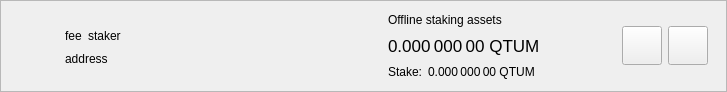
<?xml version="1.0" encoding="UTF-8"?>
<ui version="4.0">
 <class>DelegationItemWidget</class>
 <widget class="QWidget" name="DelegationItemWidget">
  <property name="geometry">
   <rect>
    <x>0</x>
    <y>0</y>
    <width>727</width>
    <height>92</height>
   </rect>
  </property>
  <property name="sizePolicy">
   <sizepolicy hsizetype="Preferred" vsizetype="Maximum">
    <horstretch>0</horstretch>
    <verstretch>0</verstretch>
   </sizepolicy>
  </property>
  <property name="windowTitle">
   <string>Form</string>
  </property>
  <layout class="QVBoxLayout" name="verticalLayout_2">
   <property name="spacing">
    <number>0</number>
   </property>
   <property name="leftMargin">
    <number>0</number>
   </property>
   <property name="topMargin">
    <number>0</number>
   </property>
   <property name="rightMargin">
    <number>0</number>
   </property>
   <property name="bottomMargin">
    <number>0</number>
   </property>
   <item>
    <widget class="QFrame" name="delegationItemFrame">
     <property name="frameShape">
      <enum>QFrame::StyledPanel</enum>
     </property>
     <property name="frameShadow">
      <enum>QFrame::Raised</enum>
     </property>
     <layout class="QHBoxLayout" name="horizontalLayout">
      <property name="topMargin">
       <number>0</number>
      </property>
      <property name="bottomMargin">
       <number>0</number>
      </property>
      <item>
       <widget class="QLabel" name="delegationLogo">
        <property name="sizePolicy">
         <sizepolicy hsizetype="Fixed" vsizetype="Fixed">
          <horstretch>0</horstretch>
          <verstretch>0</verstretch>
         </sizepolicy>
        </property>
        <property name="minimumSize">
         <size>
          <width>40</width>
          <height>40</height>
         </size>
        </property>
        <property name="alignment">
         <set>Qt::AlignCenter</set>
        </property>
       </widget>
      </item>
      <item>
       <widget class="QStackedWidget" name="stackedWidget">
        <property name="currentIndex">
         <number>0</number>
        </property>
        <widget class="QWidget" name="page">
         <layout class="QHBoxLayout" name="horizontalLayout_4">
          <item>
           <layout class="QHBoxLayout" name="horizontalLayout_3">
            <item>
             <layout class="QVBoxLayout" name="verticalLayout">
              <property name="rightMargin">
               <number>15</number>
              </property>
              <item>
               <spacer name="verticalSpacer_2">
                <property name="orientation">
                 <enum>Qt::Vertical</enum>
                </property>
                <property name="sizeHint" stdset="0">
                 <size>
                  <width>20</width>
                  <height>0</height>
                 </size>
                </property>
               </spacer>
              </item>
              <item alignment="Qt::AlignLeft">
               <widget class="QWidget" name="widgetDelegation" native="true">
                <property name="minimumSize">
                 <size>
                  <width>280</width>
                  <height>0</height>
                 </size>
                </property>
                <layout class="QHBoxLayout" name="horizontalLayout_2" stretch="0,0,1">
                 <property name="leftMargin">
                  <number>0</number>
                 </property>
                 <property name="topMargin">
                  <number>0</number>
                 </property>
                 <property name="rightMargin">
                  <number>0</number>
                 </property>
                 <property name="bottomMargin">
                  <number>0</number>
                 </property>
                 <item alignment="Qt::AlignLeft">
         	  <widget class="QLabel" name="labelFee">
	           <property name="styleSheet">
                    <string notr="true">background: transparent; color: black</string>
                   </property>
                   <property name="text">
                    <string>fee</string>
                   </property>
                   <property name="textInteractionFlags">
                    <set>Qt::LinksAccessibleByMouse|Qt::TextSelectableByMouse</set>
                   </property>
                  </widget>
                 </item>
                 <item alignment="Qt::AlignLeft">
		  <widget class="QLabel" name="labelStaker">
		   <property name="styleSheet">
                    <string notr="true">background: transparent; color: black</string>
                   </property>
                   <property name="text">
                    <string>staker</string>
                   </property>
                   <property name="textInteractionFlags">
                    <set>Qt::LinksAccessibleByMouse|Qt::TextSelectableByMouse</set>
                   </property>
                  </widget>
                 </item>
                 <item>
                  <spacer name="horizontalSpacer">
                   <property name="orientation">
                    <enum>Qt::Horizontal</enum>
                   </property>
                   <property name="sizeType">
                    <enum>QSizePolicy::Minimum</enum>
                   </property>
                   <property name="sizeHint" stdset="0">
                    <size>
                     <width>0</width>
                     <height>20</height>
                    </size>
                   </property>
                  </spacer>
                 </item>
                </layout>
               </widget>
              </item>
              <item alignment="Qt::AlignLeft">
	       <widget class="QLabel" name="labelAddress">
                <property name="styleSheet">
                 <string notr="true">background: transparent; color: black</string>
                </property>
                <property name="text">
                 <string>address</string>
                </property>
                <property name="textInteractionFlags">
                 <set>Qt::LinksAccessibleByMouse|Qt::TextSelectableByMouse</set>
                </property>
               </widget>
              </item>
              <item>
               <spacer name="verticalSpacer">
                <property name="orientation">
                 <enum>Qt::Vertical</enum>
                </property>
                <property name="sizeHint" stdset="0">
                 <size>
                  <width>20</width>
                  <height>0</height>
                 </size>
                </property>
               </spacer>
              </item>
             </layout>
            </item>
            <item>
             <widget class="QWidget" name="vLineAssets" native="true">
              <property name="minimumSize">
               <size>
                <width>1</width>
                <height>0</height>
               </size>
              </property>
             </widget>
            </item>
            <item>
             <widget class="QWidget" name="widgetStakingAssets" native="true">
              <property name="sizePolicy">
               <sizepolicy hsizetype="Minimum" vsizetype="Preferred">
                <horstretch>0</horstretch>
                <verstretch>0</verstretch>
               </sizepolicy>
              </property>
              <layout class="QVBoxLayout" name="verticalLayout_3">
               <property name="leftMargin">
                <number>15</number>
               </property>
               <property name="topMargin">
                <number>0</number>
               </property>
               <property name="rightMargin">
                <number>15</number>
               </property>
               <property name="bottomMargin">
                <number>0</number>
               </property>
               <item>
		<widget class="QLabel" name="labelAssetsText">
	         <property name="styleSheet">
                  <string notr="true">background: transparent; color: black</string>
                 </property>
                 <property name="text">
                  <string>Offline staking assets</string>
                 </property>
                 <property name="alignment">
                  <set>Qt::AlignLeading|Qt::AlignLeft|Qt::AlignVCenter</set>
                 </property>
                </widget>
               </item>
               <item>
                <widget class="QLabel" name="labelAssets">
                 <property name="font">
                  <font>
                   <pointsize>13</pointsize>
                  </font>
                 </property>
                 <property name="cursor">
                  <cursorShape>IBeamCursor</cursorShape>
                 </property>
                 <property name="toolTip">
                  <string>Your current spendable balance</string>
                 </property>
                 <property name="text">
                  <string notr="true">0.000 000 00 QTUM</string>
                 </property>
                 <property name="alignment">
                  <set>Qt::AlignLeading|Qt::AlignLeft|Qt::AlignVCenter</set>
                 </property>
                 <property name="textInteractionFlags">
                  <set>Qt::LinksAccessibleByMouse|Qt::TextSelectableByMouse</set>
                 </property>
                </widget>
               </item>
               <item>
                <layout class="QHBoxLayout" name="horizontalLayout_6">
                 <property name="spacing">
                  <number>6</number>
                 </property>
                 <item>
		  <widget class="QLabel" name="labelStakeText">
 		   <property name="styleSheet">
                    <string notr="true">background: transparent; color: black</string>
                   </property>
                   <property name="sizePolicy">
                    <sizepolicy hsizetype="Maximum" vsizetype="Preferred">
                     <horstretch>0</horstretch>
                     <verstretch>0</verstretch>
                    </sizepolicy>
                   </property>
                   <property name="text">
                    <string>Stake:</string>
                   </property>
                   <property name="alignment">
                    <set>Qt::AlignLeading|Qt::AlignLeft|Qt::AlignVCenter</set>
                   </property>
                  </widget>
                 </item>
                 <item>
	          <widget class="QLabel" name="labelStake">
		   <property name="styleSheet">
                    <string notr="true">background: transparent; color: black</string>
                   </property>
                   <property name="text">
                    <string>0.000 000 00 QTUM</string>
                   </property>
                   <property name="alignment">
                    <set>Qt::AlignLeading|Qt::AlignLeft|Qt::AlignVCenter</set>
                   </property>
                   <property name="textInteractionFlags">
                    <set>Qt::LinksAccessibleByMouse|Qt::TextSelectableByMouse</set>
                   </property>
                  </widget>
                 </item>
                 <item>
                  <spacer name="horizontalSpacer_4">
                   <property name="orientation">
                    <enum>Qt::Horizontal</enum>
                   </property>
                   <property name="sizeType">
                    <enum>QSizePolicy::Minimum</enum>
                   </property>
                   <property name="sizeHint" stdset="0">
                    <size>
                     <width>0</width>
                     <height>0</height>
                    </size>
                   </property>
                  </spacer>
                 </item>
                </layout>
               </item>
              </layout>
             </widget>
            </item>
            <item>
             <spacer name="horizontalSpacer_2">
              <property name="orientation">
               <enum>Qt::Horizontal</enum>
              </property>
              <property name="sizeHint" stdset="0">
               <size>
                <width>193</width>
                <height>20</height>
               </size>
              </property>
             </spacer>
            </item>
            <item>
             <widget class="QToolButton" name="buttonSplit">
              <property name="text">
               <string/>
              </property>
              <property name="iconSize">
               <size>
                <width>32</width>
                <height>32</height>
               </size>
              </property>
             </widget>
            </item>
            <item>
             <widget class="QToolButton" name="buttonRemove">
              <property name="text">
               <string/>
              </property>
              <property name="iconSize">
               <size>
                <width>32</width>
                <height>32</height>
               </size>
              </property>
             </widget>
            </item>
           </layout>
          </item>
         </layout>
        </widget>
        <widget class="QWidget" name="page_2">
         <layout class="QHBoxLayout" name="horizontalLayout_5">
          <item>
           <widget class="QLabel" name="labelNewDelegation">
            <property name="styleSheet">
             <string notr="true">background: transparent; color: black</string>
            </property>
            <property name="text">
             <string>Add new delegations</string>
            </property>
           </widget>
          </item>
          <item>
           <spacer name="horizontalSpacer_3">
            <property name="orientation">
             <enum>Qt::Horizontal</enum>
            </property>
            <property name="sizeHint" stdset="0">
             <size>
              <width>408</width>
              <height>20</height>
             </size>
            </property>
           </spacer>
          </item>
          <item>
           <widget class="QToolButton" name="buttonRestore">
            <property name="text">
             <string/>
            </property>
            <property name="iconSize">
             <size>
              <width>32</width>
              <height>32</height>
             </size>
            </property>
           </widget>
          </item>
          <item>
           <widget class="QToolButton" name="buttonAdd">
            <property name="text">
             <string/>
            </property>
            <property name="iconSize">
             <size>
              <width>32</width>
              <height>32</height>
             </size>
            </property>
           </widget>
          </item>
         </layout>
        </widget>
       </widget>
      </item>
     </layout>
    </widget>
   </item>
  </layout>
 </widget>
 <resources/>
 <connections/>
</ui>
